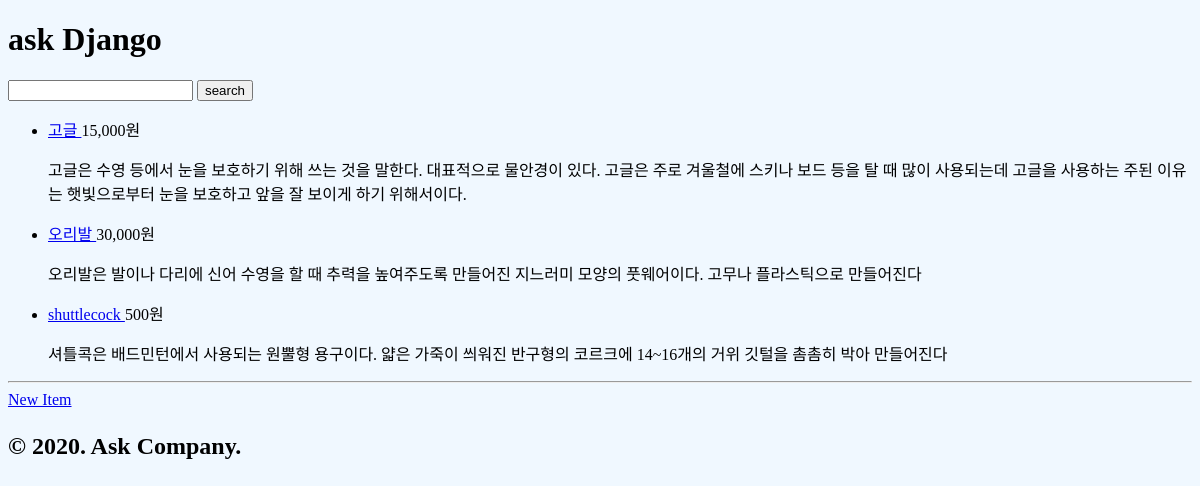
The app's page /shop/, older data.
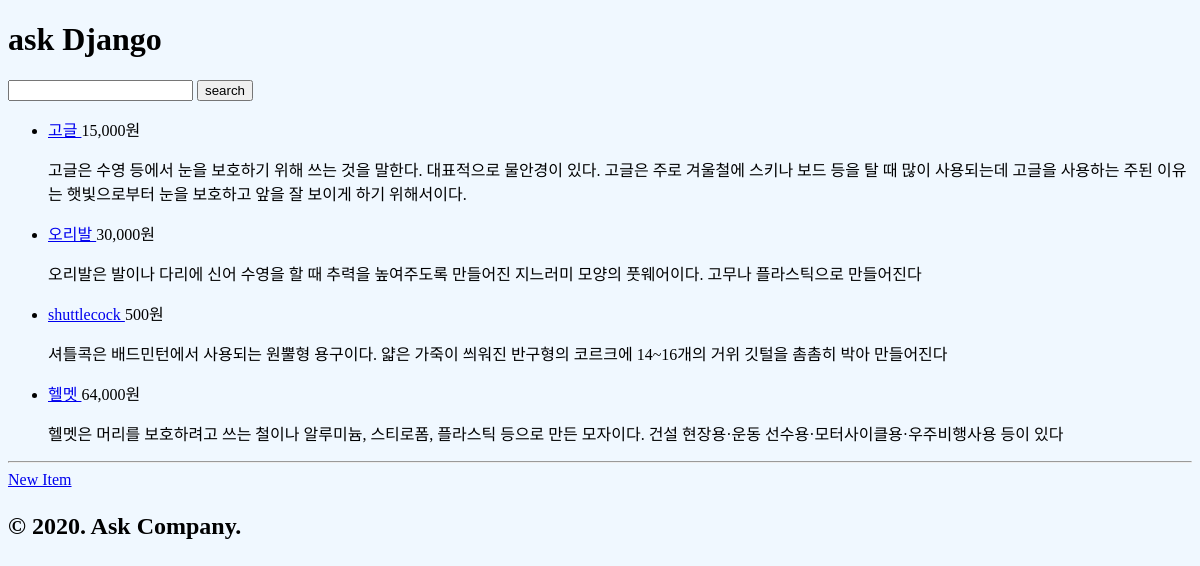
The same page, newer data.
### shop/models.py (models this page shows, shortened)
class Item(models.Model):
    name = models.CharField(max_length=100)
    desc = models.TextField(blank=True)
    price = models.PositiveIntegerField()
    is_publish = models.BooleanField(default=False)
    created_at = models.DateTimeField(auto_now_add=True)
    updated_at = models.DateTimeField(auto_now=True)
    photo = models.ImageField(blank=True, upload_to=uuid_upload_to)
    class Meta:
        ordering = ['id']  # 쿼리셋에 order_by지정안해도 자동 지정
    def get_absolute_url(self):  # item_detail로 url보내기
        return reverse('shop:item_detail', args=[self.pk])

### shop/views.py (the view)
# urls.py: path('',views.item_list, name='item_list'),
def item_list(request):
    qs = Item.objects.all()
    q = request.GET.get('q', '')  # 값이 없으면 빈 문자열을 갖는다
    if q:  # 빈문자열이면 false
        qs = qs.filter(name__icontains=q)  # icontains는 대소문자 구분X
    return render(request, 'shop/item_list.html',
                  {'item_list': qs,
                   'q': q
                   })

### common/templatetags/fresh_static.py (called while the page is built)
@register.tag('fresh_static')
def do_static(parser,token):
    return FreshStaticNode.handle_token(parser,token)

    def url(self, context):
        url = super().url(context)
        if settings.DEBUG:
            url += '?_={}'.format(int(time()))
        return url

### shop/templates/shop/item_list.html (shortened to what this page needs)
{% extends "shop/layout.html" %}
{% load static humanize %}
{% block content  %}
    <form action="" method="GET">
        <input type="text" name="q" value="{{ q }}">
        <input type="submit" value="search">
    </form>
    <ul>
        {% for item in item_list %}
            <li>
            <a href = "{{ item.get_absolute_url }}">
                {{ item.name }}
            </a>
                {{ item.price|intcomma }}원
                {{ item.desc|linebreaks}}
            </li>
        {% endfor %}
    </ul>
    <hr />
    <a href="{% url "shop:item_new" %}">New Item</a>
{% endblock %}

Row changes from the older to the newer data that the page shows:
added Item: name "헬멧", price "64,000", desc "헬멧은 머리를 보호하려고 쓰는 철이나 알루미늄, 스티로폼, 플라스틱 등으로 만든 모자이다. 건설 현장용·운동 선수용·모터사이클용·우주비행사용 등이 있다"
